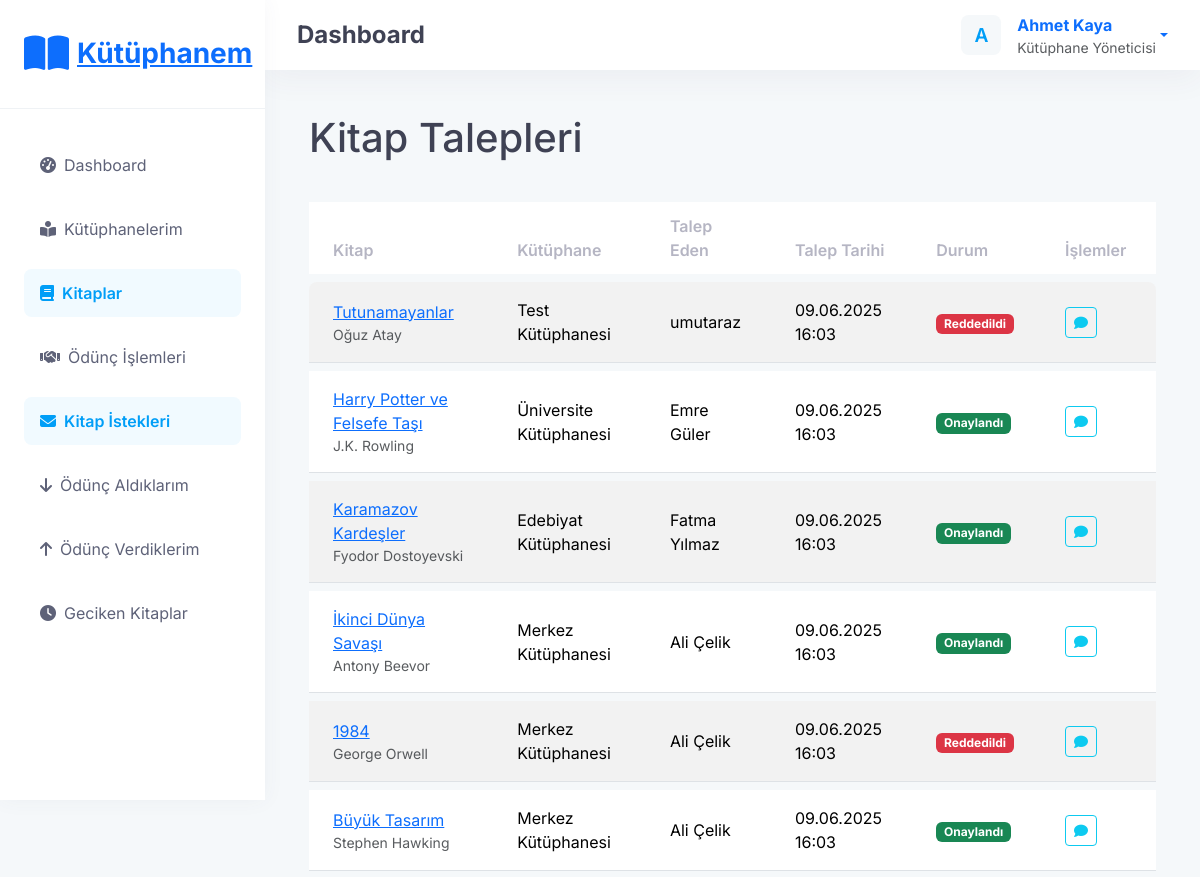
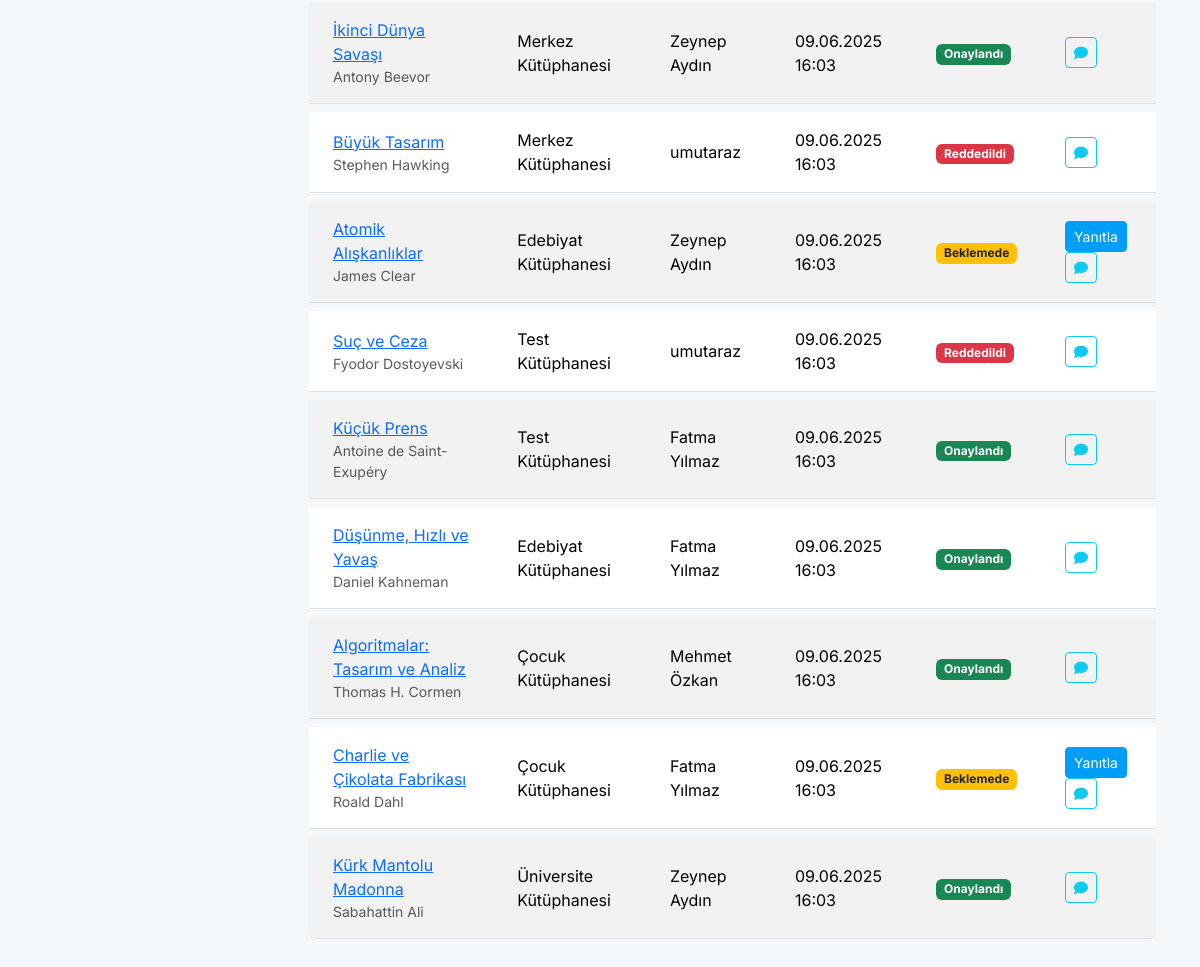
Page /books/requests/ (signed in) on the committed database (2 pictures, top to bottom).
### accounts/models.py (models this page shows, shortened)
class CustomUser(AbstractUser):
    SUPER_ADMIN = 'SUPER_ADMIN'
    LIBRARY_ADMIN = 'LIBRARY_ADMIN'
    READER = 'READER'
    USER_TYPE_CHOICES = [
        (SUPER_ADMIN, 'Süper Admin'),
        (LIBRARY_ADMIN, 'Kütüphane Yöneticisi'),
        (READER, 'Okuyucu'),
    ]
    user_type = models.CharField(
        max_length=20,
        choices=USER_TYPE_CHOICES,
        default=READER,
    )

### books/models.py (models this page shows, shortened)
class BookRequest(models.Model):
    STATUS_PENDING = 'pending'
    STATUS_APPROVED = 'approved'
    STATUS_REJECTED = 'rejected'
    STATUS_CANCELLED = 'cancelled'
    STATUS_CHOICES = [
        (STATUS_PENDING, 'Beklemede'),
        (STATUS_APPROVED, 'Onaylandı'),
        (STATUS_REJECTED, 'Reddedildi'),
        (STATUS_CANCELLED, 'İptal Edildi'),
    ]
    book = models.ForeignKey(
        Book,
        on_delete=models.CASCADE,
        related_name='requests',
        verbose_name="Kitap"
    )
    requester = models.ForeignKey(
        settings.AUTH_USER_MODEL,
        on_delete=models.CASCADE,
        related_name='book_requests',
        verbose_name="İsteyen"
    )
    requested_at = models.DateTimeField(auto_now_add=True, verbose_name="İstek Tarihi")
    status = models.CharField(
        max_length=20,
        choices=STATUS_CHOICES,
        default=STATUS_PENDING,
        verbose_name="Durum"
    )
    response_at = models.DateTimeField(blank=True, null=True, verbose_name="Yanıt Tarihi")
    message = models.TextField(blank=True, null=True, verbose_name="Mesaj")
    class Meta:
        verbose_name = "Kitap İsteği"
        verbose_name_plural = "Kitap İstekleri"
        ordering = ['-requested_at']

class Book(models.Model):
    title = models.CharField(max_length=255, verbose_name="Kitap Adı")
    author = models.CharField(max_length=255, verbose_name="Yazar")
    isbn = models.CharField(max_length=13, blank=True, null=True, verbose_name="ISBN")
    library = models.ForeignKey(
        Library,
        on_delete=models.CASCADE,
        related_name='books',
        verbose_name="Kütüphane"
    )
    is_available = models.BooleanField(default=True, verbose_name="Uygunluk Durumu")
    cover_image = models.ImageField(upload_to='book_covers/', blank=True, null=True, verbose_name="Kapak Resmi")
    description = models.TextField(blank=True, null=True, verbose_name="Açıklama")
    created_at = models.DateTimeField(auto_now_add=True, verbose_name="Eklenme Tarihi")
    updated_at = models.DateTimeField(auto_now=True, verbose_name="Güncellenme Tarihi")
    class Meta:
        verbose_name = "Kitap"
        verbose_name_plural = "Kitaplar"
        ordering = ['title']

### libraries/models.py (models this page shows, shortened)
class Library(models.Model):
    name = models.CharField(max_length=255, verbose_name="Kütüphane Adı")
    description = models.TextField(blank=True, null=True, verbose_name="Açıklama")
    owner = models.ForeignKey(
        settings.AUTH_USER_MODEL,
        on_delete=models.CASCADE,
        related_name='libraries',
        verbose_name="Sahip"
    )
    created_at = models.DateTimeField(auto_now_add=True, verbose_name="Oluşturulma Tarihi")
    updated_at = models.DateTimeField(auto_now=True, verbose_name="Güncellenme Tarihi")
    class Meta:
        verbose_name = "Kütüphane"
        verbose_name_plural = "Kütüphaneler"
        ordering = ['-created_at']

### books/views.py (the view)
# urls.py: path('requests/', views.book_request_list, name='book_request_list'),
@login_required
def book_request_list(request):
    if request.user.is_staff:
        requests = BookRequest.objects.all()
    else:
        requests = BookRequest.objects.filter(requester=request.user)
    return render(request, 'books/book_request_list.html', {'requests': requests})

### templates/books/book_request_list.html (shortened to what this page needs)
{% extends 'base.html' %}
{% block content %}
<div class="container my-4">
    <div class="d-flex justify-content-between align-items-center mb-4">
        <h1>Kitap Talepleri</h1>
    </div>
    {% if requests %}
    <div class="table-responsive">
        <table class="table table-striped table-hover">
            <thead>
                <tr>
                    <th>Kitap</th>
                    <th>Kütüphane</th>
                    {% if user.is_staff %}
                    <th>Talep Eden</th>
                    {% endif %}
                    <th>Talep Tarihi</th>
                    <th>Durum</th>
                    <th>İşlemler</th>
                </tr>
            </thead>
            <tbody>
                {% for request in requests %}
                <tr>
                    <td>
                        <a href="{% url 'book_detail' request.book.pk %}">{{ request.book.title }}</a>
                        <small class="text-muted d-block">{{ request.book.author }}</small>
                    </td>
                    <td>{{ request.book.library.name }}</td>
                    {% if user.is_staff %}
                    <td>{{ request.requester.get_full_name|default:request.requester.username }}</td>
                    {% endif %}
                    <td>{{ request.requested_at|date:"d.m.Y H:i" }}</td>
                    <td>
                        {% if request.status == 'pending' %}
                        <span class="badge bg-warning text-dark">Beklemede</span>
                        {% elif request.status == 'approved' %}
                        <span class="badge bg-success">Onaylandı</span>
                        {% elif request.status == 'rejected' %}
                        <span class="badge bg-danger">Reddedildi</span>
                        {% elif request.status == 'cancelled' %}
                        <span class="badge bg-secondary">İptal Edildi</span>
                        {% endif %}
                    </td>
                    <td>
                        {% if user.is_staff and request.status == 'pending' %}
                        <a href="{% url 'respond_to_request' request.pk %}" class="btn btn-sm btn-primary">Yanıtla</a>
                        {% endif %}
                        {% if request.message %}
                        <button type="button" class="btn btn-sm btn-outline-info" data-bs-toggle="modal" data-bs-target="#messageModal{{ request.pk }}">
                            <i class="fas fa-comment"></i>
                        </button>
                        {% endif %}
                    </td>
                </tr>
                {% endfor %}
            </tbody>
        </table>
    </div>
    {% else %}
    <div class="alert alert-info">
        Henüz kitap talebi bulunmamaktadır.
    </div>
    {% endif %}
</div>
{% endblock %}

### templates/base.html (shortened to what this page needs)
<!DOCTYPE html>
<html lang="tr">
<head>
    <link href="https://cdn.jsdelivr.net/npm/bootstrap@5.3.2/dist/css/bootstrap.min.css" rel="stylesheet">
    <link rel="stylesheet" href="https://cdnjs.cloudflare.com/ajax/libs/font-awesome/6.5.1/css/all.min.css">
</head>
<body>
    <div class="app-sidebar">
        <div class="app-sidebar-logo">
            <a href="{% url 'dashboard' %}" class="d-flex align-items-center">
                <span class="fs-1 text-primary me-2"><i class="fas fa-book-open"></i></span>
                <h3 class="mb-0 fw-bold text-primary">Kütüphanem</h3>
            </a>
        </div>
        <div class="app-sidebar-menu">
            <div class="menu-item">
                <a href="{% url 'dashboard' %}" class="menu-link {% if request.path == '/' %}active{% endif %}">
                    <i class="menu-icon fas fa-tachometer-alt"></i>
                    <span>Dashboard</span>
                </a>
            </div>
            <div class="menu-item">
                <a href="{% url 'library_list' %}" class="menu-link {% if '/libraries/' in request.path %}active{% endif %}">
                    <i class="menu-icon fas fa-book-reader"></i>
                    <span>Kütüphanelerim</span>
                </a>
            </div>
            <div class="menu-item">
                <a href="{% url 'book_list' %}" class="menu-link {% if '/books/' in request.path %}active{% endif %}">
                    <i class="menu-icon fas fa-book"></i>
                    <span>Kitaplar</span>
                </a>
            </div>
            <div class="menu-item">
                <a href="{% url 'loan_list' %}" class="menu-link {% if '/loans/' in request.path %}active{% endif %}">
                    <i class="menu-icon fas fa-handshake"></i>
                    <span>Ödünç İşlemleri</span>
                </a>
            </div>
            <div class="menu-item">
                <a href="{% url 'book_request_list' %}" class="menu-link {% if '/books/requests/' in request.path %}active{% endif %}">
                    <i class="menu-icon fas fa-envelope"></i>
                    <span>Kitap İstekleri</span>
                </a>
            </div>
            <div class="menu-item">
                <a href="{% url 'borrowed_books' %}" class="menu-link {% if '/loans/borrowed/' in request.path %}active{% endif %}">
                    <i class="menu-icon fas fa-arrow-down"></i>
                    <span>Ödünç Aldıklarım</span>
                </a>
            </div>
            <div class="menu-item">
                <a href="{% url 'lent_books' %}" class="menu-link {% if '/loans/lent/' in request.path %}active{% endif %}">
                    <i class="menu-icon fas fa-arrow-up"></i>
                    <span>Ödünç Verdiklerim</span>
                </a>
            </div>
            <div class="menu-item">
                <a href="{% url 'overdue_books' %}" class="menu-link {% if '/loans/overdue/' in request.path %}active{% endif %}">
                    <i class="menu-icon fas fa-clock"></i>
                    <span>Geciken Kitaplar</span>
                </a>
            </div>
        </div>
    </div>
    <div class="app-header">
        <div class="d-flex align-items-center">
            <h4 class="mb-0 fw-bold">{% block header_title %}Dashboard{% endblock %}</h4>
        </div>
        <div class="d-flex align-items-center">
            {% if user.is_authenticated %}
                <div class="dropdown">
                    <a href="#" class="d-flex align-items-center text-decoration-none dropdown-toggle" id="userDropdown" data-bs-toggle="dropdown" aria-expanded="false">
                        <div class="symbol me-3">
                            <div class="symbol-label">{{ user.username|first|upper }}</div>
                        </div>
                        <div>
                            <span class="fw-bold">{{ user.get_full_name|default:user.username }}</span>
                            <div class="text-muted small">{{ user.get_user_type_display }}</div>
                        </div>
                    </a>
                </div>
            {% else %}
                <a href="{% url 'login' %}" class="btn btn-sm btn-primary me-2">Giriş Yap</a>
                <a href="{% url 'register' %}" class="btn btn-sm btn-light-primary">Kayıt Ol</a>
            {% endif %}
        </div>
    </div>
    <div class="app-content">
        {% block content %}{% endblock %}
    </div>
</body>
</html>

### templates/base.html (style rules this page uses)
:root { --primary-color: #009ef7; --secondary-color: #f1faff; --dark-color: #181c32; --light-color: #f9f9f9; --success-color: #50cd89; --warning-color: #ffc700; --danger-color: #f1416c; --info-color: #7239ea; }
body { font-family: 'Inter', sans-serif; background-color: #f5f8fa; color: #3f4254; }
.app-sidebar { background-color: #ffffff; box-shadow: 0 0 20px 0 rgba(76, 87, 125, 0.05); height: 100vh; position: fixed; width: 265px; z-index: 100; }
.app-sidebar-logo { display: flex; align-items: center; justify-content: space-between; padding: 1.5rem; border-bottom: 1px solid #eff2f5; }
.app-sidebar-menu { padding: 1.5rem 0; }
.menu-item { padding: 0.5rem 1.5rem; }
.menu-link { display: flex; align-items: center; padding: 0.75rem 1rem; color: #5e6278; border-radius: 0.475rem; transition: color 0.2s ease; text-decoration: none; }
.menu-link.active { background-color: var(--secondary-color); color: var(--primary-color); font-weight: 600; }
.menu-icon { margin-right: 0.5rem; color: inherit; }
.app-header { background-color: #ffffff; box-shadow: 0 10px 30px 0 rgba(82, 63, 105, 0.05); height: 70px; position: fixed; top: 0; right: 0; left: 265px; z-index: 99; display: flex; align-items: center; padding: 0 2rem; justify-content: space-between; }
.app-content { margin-left: 265px; padding: 90px 2rem 2rem; }
.btn-primary { background-color: var(--primary-color); border-color: var(--primary-color); }
.table { border-collapse: separate; border-spacing: 0 0.5rem; }
.table thead th { font-weight: 600; color: #b5b5c3; border-bottom: 0; padding: 0.75rem 1.5rem; }
.table tbody td { padding: 1rem 1.5rem; vertical-align: middle; border-top: 0; background-color: #ffffff; }
.table tbody tr:first-child td:first-child { border-top-left-radius: 0.475rem; }
.table tbody tr:first-child td:last-child { border-top-right-radius: 0.475rem; }
.table tbody tr:last-child td:first-child { border-bottom-left-radius: 0.475rem; }
.table tbody tr:last-child td:last-child { border-bottom-right-radius: 0.475rem; }
.symbol { display: inline-flex; align-items: center; justify-content: center; border-radius: 0.475rem; width: 40px; height: 40px; background-color: #f5f8fa; color: var(--primary-color); font-weight: 600; }
.symbol-label { font-size: 1.2rem; }

### rows in the picture
CustomUser: username|first "A", get_full_name "Ahmet Kaya", user_type "Kütüphane Yöneticisi"
BookRequest: book "Tutunamayanlar", book.author "Oğuz Atay", book.library.name "Test Kütüphanesi", requester.get_full_name "umutaraz", requested_at "09.06.2025 16:03", status "Reddedildi"
BookRequest: book "Harry Potter ve Felsefe Taşı", book.author "J.K. Rowling", book.library.name "Üniversite Kütüphanesi", requester.get_full_name "Emre Güler", requested_at "09.06.2025 16:03", status "Onaylandı"
BookRequest: book "Karamazov Kardeşler", book.author "Fyodor Dostoyevski", book.library.name "Edebiyat Kütüphanesi", requester.get_full_name "Fatma Yılmaz", requested_at "09.06.2025 16:03", status "Onaylandı"
BookRequest: book "İkinci Dünya Savaşı", book.author "Antony Beevor", book.library.name "Merkez Kütüphanesi", requester.get_full_name "Ali Çelik", requested_at "09.06.2025 16:03", status "Onaylandı"
BookRequest: book "1984", book.author "George Orwell", book.library.name "Merkez Kütüphanesi", requester.get_full_name "Ali Çelik", requested_at "09.06.2025 16:03", status "Reddedildi"
BookRequest: book "Büyük Tasarım", book.author "Stephen Hawking", book.library.name "Merkez Kütüphanesi", requester.get_full_name "Ali Çelik", requested_at "09.06.2025 16:03", status "Onaylandı"
BookRequest: book "İkinci Dünya Savaşı", book.author "Antony Beevor", book.library.name "Merkez Kütüphanesi", requester.get_full_name "Zeynep Aydın", requested_at "09.06.2025 16:03", status "Onaylandı"
BookRequest: book "Büyük Tasarım", book.author "Stephen Hawking", book.library.name "Merkez Kütüphanesi", requester.get_full_name "umutaraz", requested_at "09.06.2025 16:03", status "Reddedildi"
BookRequest: book "Atomik Alışkanlıklar", book.author "James Clear", book.library.name "Edebiyat Kütüphanesi", requester.get_full_name "Zeynep Aydın", requested_at "09.06.2025 16:03", status "Beklemede"
BookRequest: book "Suç ve Ceza", book.author "Fyodor Dostoyevski", book.library.name "Test Kütüphanesi", requester.get_full_name "umutaraz", requested_at "09.06.2025 16:03", status "Reddedildi"
BookRequest: book "Küçük Prens", book.author "Antoine de Saint-Exupéry", book.library.name "Test Kütüphanesi", requester.get_full_name "Fatma Yılmaz", requested_at "09.06.2025 16:03", status "Onaylandı"
BookRequest: book "Düşünme, Hızlı ve Yavaş", book.author "Daniel Kahneman", book.library.name "Edebiyat Kütüphanesi", requester.get_full_name "Fatma Yılmaz", requested_at "09.06.2025 16:03", status "Onaylandı"
BookRequest: book "Algoritmalar: Tasarım ve Analiz", book.author "Thomas H. Cormen", book.library.name "Çocuk Kütüphanesi", requester.get_full_name "Mehmet Özkan", requested_at "09.06.2025 16:03", status "Onaylandı"
BookRequest: book "Charlie ve Çikolata Fabrikası", book.author "Roald Dahl", book.library.name "Çocuk Kütüphanesi", requester.get_full_name "Fatma Yılmaz", requested_at "09.06.2025 16:03", status "Beklemede"
BookRequest: book "Kürk Mantolu Madonna", book.author "Sabahattin Ali", book.library.name "Üniversite Kütüphanesi", requester.get_full_name "Zeynep Aydın", requested_at "09.06.2025 16:03", status "Onaylandı"
